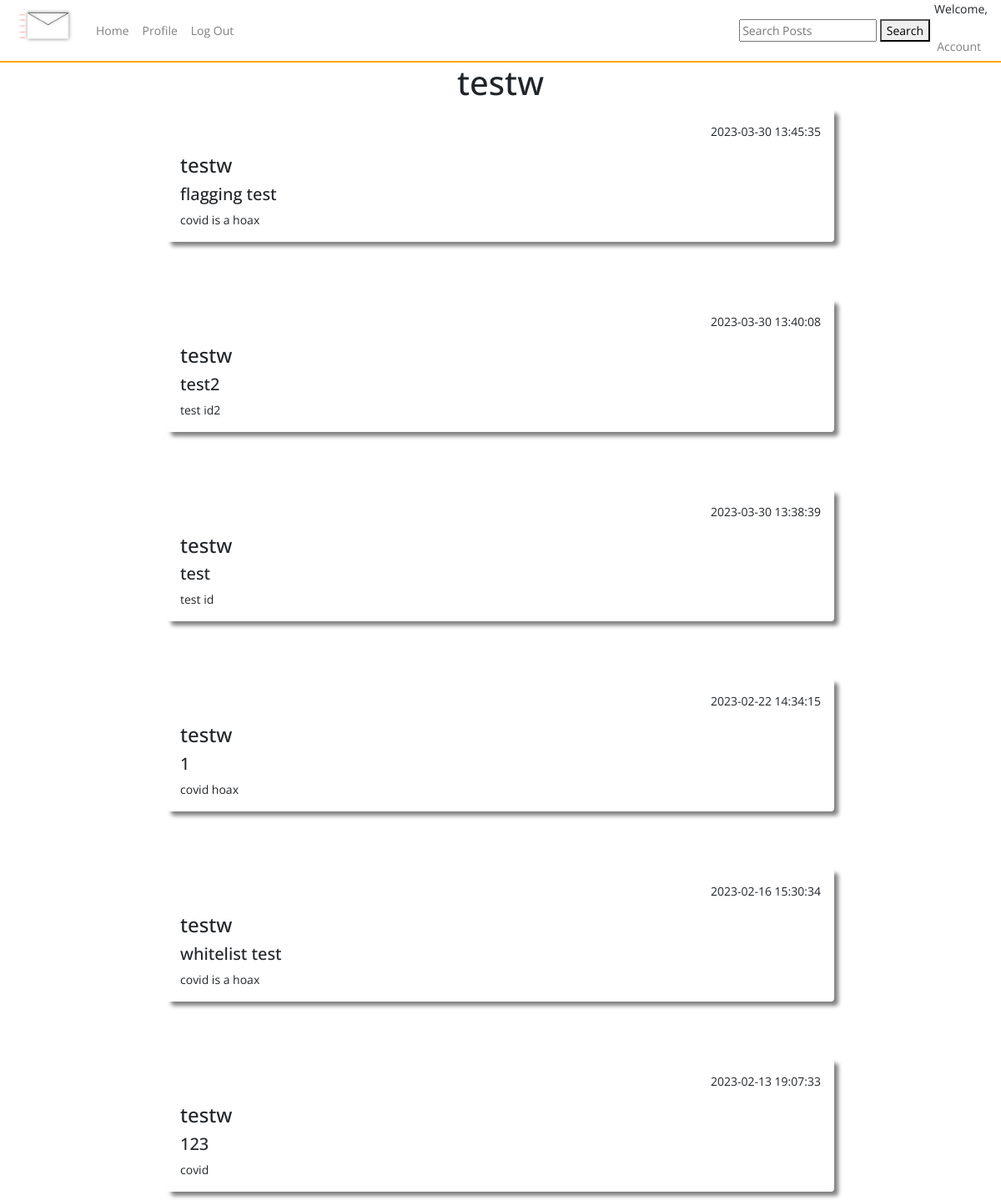
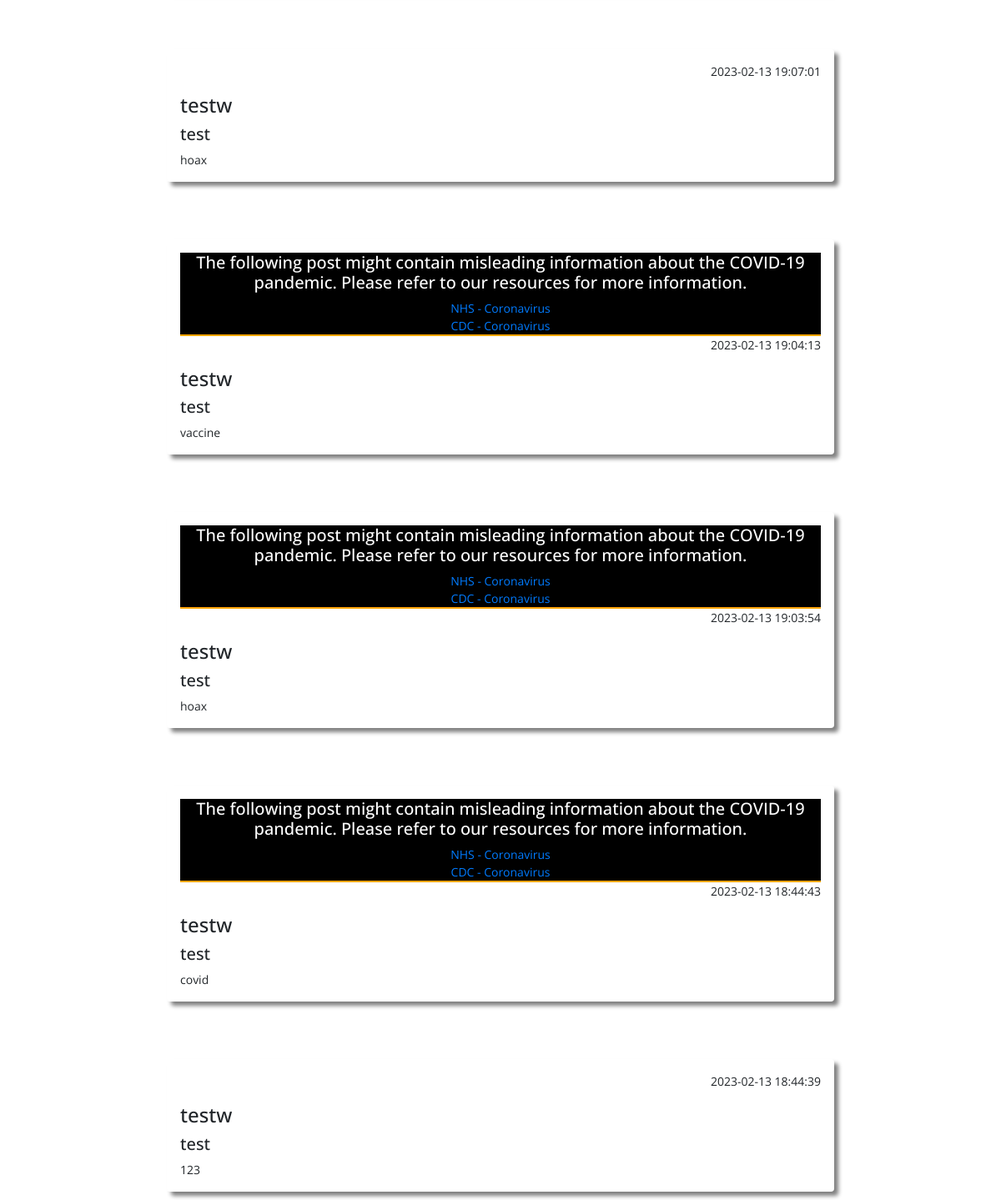
The page /user/testw on the database its author committed (2 pictures, top to bottom).
### tables this page shows
CREATE TABLE users (
    ID INTEGER PRIMARY KEY AUTOINCREMENT,
    username TEXT NOT NULL,
    password TEXT NOT NULL,
    email TEXT NOT NULL UNIQUE
, user_type VARCHAR, whitelisted text, blacklisted text);

CREATE TABLE posts (
    ID INTEGER PRIMARY KEY AUTOINCREMENT,
    title TEXT NOT NULL,
    content TEXT NOT NULL,
    by_user TEXT NOT NULL,
    created_at timestamp default current_timestamp
, userID integer, flag_covid text, blacklisted text, flag_vaccine text, flag_tests text, flag_cures text, reported int, report_message text);

### app.py (the view)
@app.route('/user/<username>')
def user_profile(username):
    conn = sqlite3.connect(DATABASE)
    cursor = conn.cursor()
    cursor.execute('SELECT * FROM users WHERE username = ?', (username,))
    user_row = cursor.fetchone()
    conn.close()
    user = {
        'id': user_row[0],
        'username': user_row[1],
        'email': user_row[3]
    } if user_row else None
    user_posts=query_db('SELECT * FROM posts WHERE by_user = ? ORDER BY created_at DESC', (username,))
    return render_template('user_profile.html', user=user, user_posts=user_posts)

### app.py (called while the page is built)
def query_db(query, args=(), one=False):
    con = g._database = sqlite3.connect(DATABASE)
    con.row_factory = sqlite3.Row
    cur = con.execute(query, args)
    rv = cur.fetchall()
    cur.close()
    return (rv[0] if rv else None) if one else rv

### templates/user_profile.html (shortened to what this page needs)
{% include "layout.html" %}
{% include "nav.html" %}
<center><h1>{{ user.username }}</h1></center>
<div class="container-fluid">
    {% for user_post in user_posts %}
    <div class="shadow mx-auto posts p-3 mb-5 rounded">
      {% if user_post.flag_covid == "yes" %}
      <div class="flagged_post">
        <h5>The following post might contain misleading information about the COVID-19 pandemic. Please refer to our resources for more information.</h5>
        <a href="https://www.nhs.uk/conditions/coronavirus-covid-19/">NHS - Coronavirus </a><br>
        <a href="https://www.cdc.gov/coronavirus/2019-ncov/index.html">CDC - Coronavirus</a>
      </div>
      {% endif %}
    <p align="right">{{  user_post.created_at  }}</p>
    <h4>{{ user_post.by_user }}</h4>
    <h5>{{ user_post.title }}</h5>
    {{ user_post.content }}<br/>
    </div>
    <br/>
    {% endfor %}
</div>

### static/css/style.css (style rules this page uses)
.shadow { box-shadow: 5px 5px 5px grey; }
.posts { width: 800px; }
.flagged_post { text-align: center; background-color: black; color: white; border-bottom: 2px solid orange; height: auto; width: auto; }

### rows shown on the page
users: username "testw"
posts: created_at "2023-03-30 13:45:35", by_user "testw", title "flagging test", content "covid is a hoax"
posts: created_at "2023-03-30 13:40:08", by_user "testw", title "test2", content "test id2"
posts: created_at "2023-03-30 13:38:39", by_user "testw", title "test", content "test id"
posts: created_at "2023-02-22 14:34:15", by_user "testw", title "1", content "covid hoax"
posts: created_at "2023-02-16 15:30:34", by_user "testw", title "whitelist test", content "covid is a hoax"
posts: created_at "2023-02-13 19:07:33", by_user "testw", title "123", content "covid"
posts: created_at "2023-02-13 19:07:01", by_user "testw", title "test", content "hoax"
posts: flag_covid "NHS - Coronavirus", created_at "2023-02-13 19:04:13", by_user "testw", title "test", content "vaccine"
posts: flag_covid "NHS - Coronavirus", created_at "2023-02-13 19:03:54", by_user "testw", title "test", content "hoax"
posts: flag_covid "NHS - Coronavirus", created_at "2023-02-13 18:44:43", by_user "testw", title "test", content "covid"
posts: created_at "2023-02-13 18:44:39", by_user "testw", title "test", content "123"
